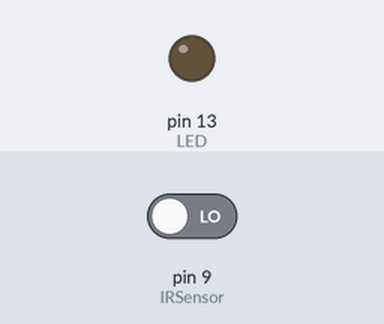
The sketch below on a simulated Arduino Uno, built with avr-gcc and run on an emulated ATmega328P. Shown: output pins drawn as LEDs (lit = HIGH). Inputs (shaded band) come from the test bench; at power-on: pin 9 (IRSensor) LOW. What the sketch prints to the serial monitor is not drawn.

Above: at 1.2 s.
1.3 s: pin 9 (IRSensor) driven HIGH
At 2.7 s:
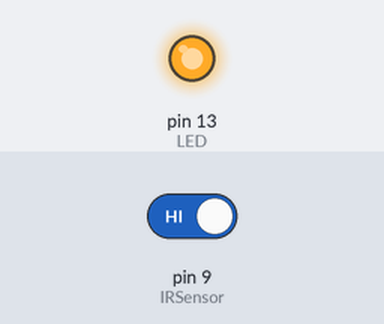
3.0 s: pin 9 (IRSensor) driven LOW
At 4.3 s:
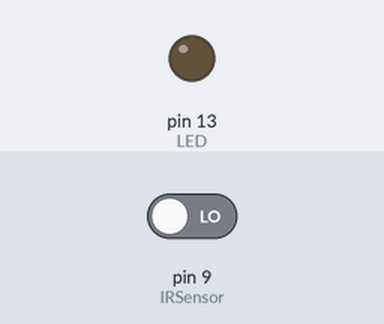
Timing chart, 0 to 6.0 s (numbered marks = the images above; inputs shaded):
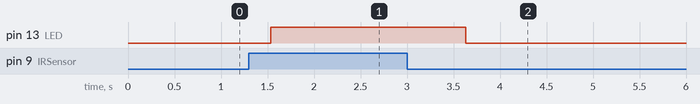

Measured:
- after the input at 1.3 s, pin 13 (LED): LOW → HIGH after 0.23 s
- after the input at 3.0 s, pin 13 (LED): HIGH → LOW after 0.63 s

The sketch:

proximity-sensor.ino
```cpp
int IRSensor = 9;
int LED = 13; // connect LED to Arduino pin 13

void setup(){
  pinMode(IRSensor, INPUT); // Initialize the sensor pin as input
  pinMode(LED, OUTPUT); // Initialize the LED pin as output

    Serial.begin(300);
}

void loop(){
  int sensorStatus = digitalRead(IRSensor); // Set the GPIO as Input
  Serial.println(sensorStatus);
  if (sensorStatus == 1) // Check if the pin high or not
  {
    // if the pin is high turn on the onboard Led
    digitalWrite(LED, HIGH); // LED LOW
    Serial.println("Motion Detected!"); // print Motion Detected! on the serial monitor window
  }
  else  {
    //else turn off the onboard LED
    digitalWrite(LED, LOW); // LED Low
    Serial.println("Motion Ended!"); // print Motion Ended! on the serial monitor window
  }
}
```
